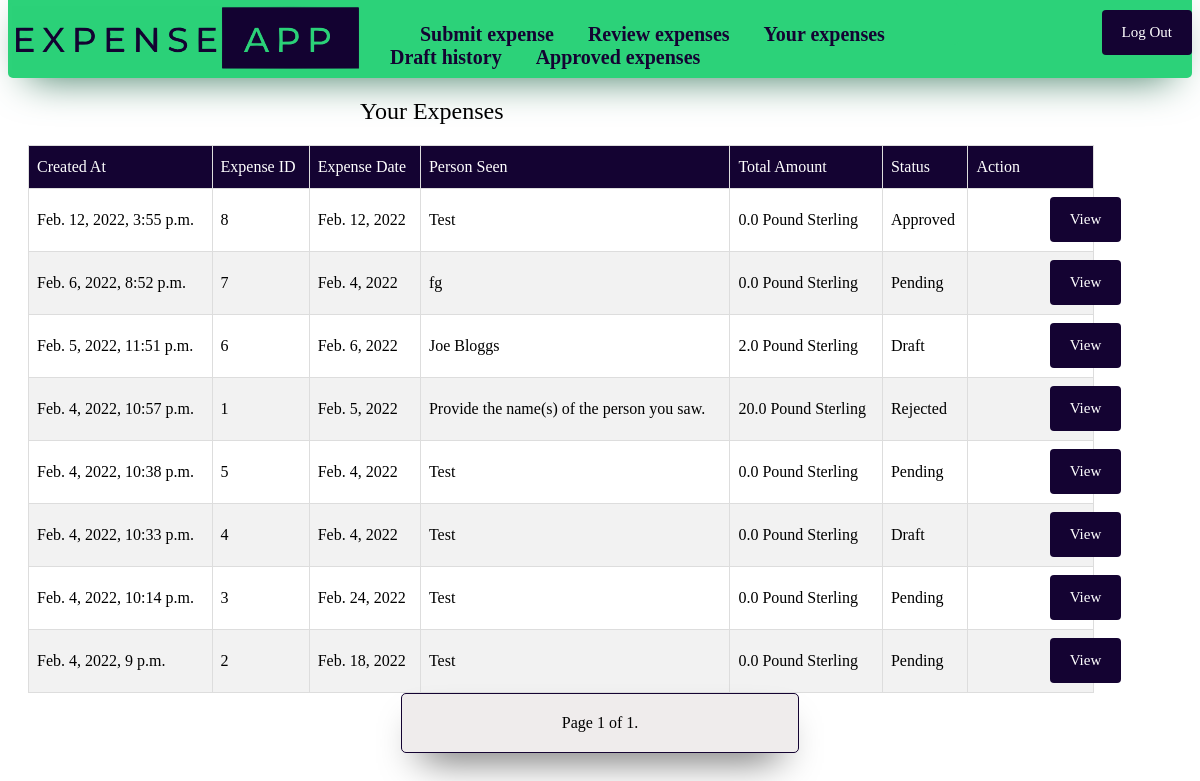
The page /history/ (signed in) on the database as committed earlier.
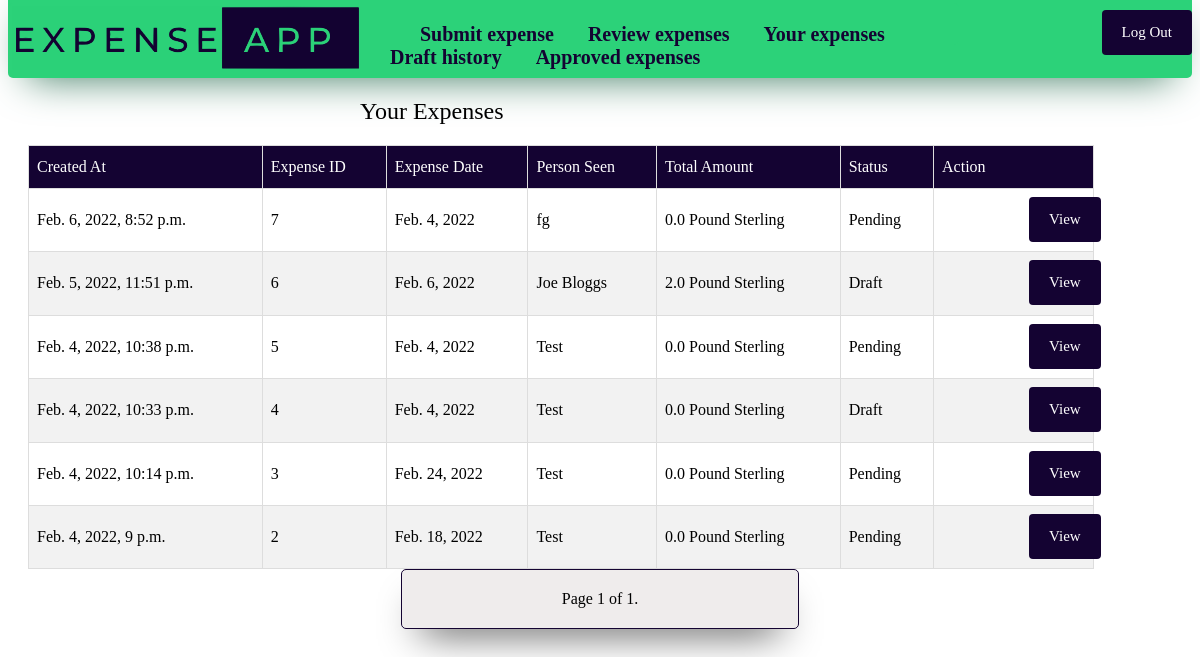
The same page on the database as committed later.
### expense_app/models.py (models this page shows)
class Expense(models.Model):
    Approved = "AP"
    Rejected = "RE"
    Draft = "DR"
    Pending = "PE"
    Accommodation = "AC"
    Subsistence = "SU"
    Mileage = "MI"
    Staff_entertainment = "SE"
    Client_entertainment = "CE"
    Other = "OH"
    Flights = "FL"
    Other_travel = "OT"
    Euro = "EU"
    GBP = "GB"
    USD = "US"
    SGD = "SG"
    AUD = "AU"
    CHF = "CH"
    HKD = "HK"
    Status_Type = [(Approved, "Approved"), (Rejected, "Rejected"), (Draft, "Draft"), (Pending, "Pending")]
    Claim_Type = [(Accommodation, "Accommodation"), (Client_entertainment, "Client entertainment (Incl VAT)"), (Flights, "Flights"), (Mileage, "Mileage"), (Other, "Other"), (Other_travel, "Other travel"), (Staff_entertainment, "Staff entertainment"), (Subsistence, "Subsistence")]
    Currency_Type = [(Euro, "Euro"), (GBP, "Pound Sterling"), (USD, "US Dollar"), (SGD, "Singaporean Dollar"), (AUD, "Australian Dollar"), (CHF, "Swiss Franc"), (HKD, "Hong Kong Dollar")]
    time = models.DateTimeField(auto_now = True, editable= False)
    expense_amount = models.FloatField(validators=[MinValueValidator(0.0)], default=0)
    VAT_amount = models.FloatField(validators=[MinValueValidator(0.0)], default=0)
    employee = models.ForeignKey(User, on_delete=models.CASCADE, default = id(User))
    catagory = models.CharField(max_length = 2, choices= Claim_Type, default = "OH")
    persons_seen = models.CharField(max_length = 50, blank=False)
    information = models.TextField(max_length = 500)
    status = models.CharField(max_length = 2, choices= Status_Type, default = "PE")
    manager = models.ForeignKey(User, on_delete=models.PROTECT, limit_choices_to={'groups__name': "Manager"}, related_name='manager', default = id(User))
    manager_comment = models.TextField(max_length = 500, blank= True)
    expense_date = models.DateField()
    currency = models.CharField(max_length = 2, choices = Currency_Type, default = "GB")
    document = models.FileField(upload_to='media', blank= True)
    class Meta:
        ordering = ["time"]

### expense_app/views.py (the view)
# urls.py: path('history/', views.ExpenseHistory.as_view(), name = "history"),
class ExpenseHistory(LoginRequiredMixin, ListView):
  model = Expense
  template_name = "expense_app/history.html"
  paginate_by = 10
  def get_queryset(self):
    return Expense.objects.filter(employee = self.request.user).order_by('-time')

### expense_app/templatetags/auth_extras.py (called while the page is built)
@register.filter(name='has_group')
def has_group(user, group_name):
    return user.groups.filter(name=group_name).exists()

### expense_app/templates/expense_app/history.html (shortened to what this page needs)
<!DOCTYPE html>
{% extends 'expense_app/base.html' %}
{% block content %}
<h2>Your Expenses</h2>
<table id="expense">
  <tr>
    <th>Created At</th>
    <th>Expense ID</th>
    <th>Expense Date</th>
    <th>Person Seen</th>
    <th>Total Amount </th>
    <th>Status</th>
    <th>Action</th>
  </tr>
  {% for expense in object_list %}
    <tr>
        <td>{{expense.time}}</td>
        <td>{{expense.id}}</td>
        <td>{{expense.expense_date}}</td>
        <td>{{expense.persons_seen}}</td>
        <td>{{expense.VAT_amount}} {{expense.get_currency_display}}</td>
        <td>{{expense.get_status_display}}</td>
        <td><a href="{% url 'expenseview' expense.id %}"><button>View</button></a></td>
    </tr>
  {% endfor %}
</table>
<div class="pagination">
  <span class="step-links">
      <span class="current">
          Page {{ page_obj.number }} of {{ page_obj.paginator.num_pages }}.
      </span>
  </span>
</div>
{% endblock %}

### expense_app/templates/expense_app/base.html (shortened to what this page needs)
<!DOCTYPE html>
{% load auth_extras %}
<html>
  <head>
  </head>
  <body>
    <div class="topnav" id="pageTopNav">
      <div id="links">
        <a href="{% url 'home' %}"><img id="logo" src = '/static/images/expense_logo.svg'></a>
        <a href="{% url 'submission' %}">Submit expense</a>
        {% if request.user|has_group:"Manager" or  request.user.is_superuser %}
        <a href="{% url 'review' %}">Review expenses</a>
        {% endif %}
        <a href="{% url 'history' %}">Your expenses</a>
        <a href="{% url 'drafts' %}">Draft history</a>
        {% if request.user.is_superuser %}
        <a href="{% url 'accepted' %}">Approved expenses</a>
        {% endif %}
        </div>
        <a href="{% url 'logout' %}"><button style = "float: right;  margin-top: -55px;">Log Out</button></a>
      </div>
    {% block content %}
    {% endblock %}
  </body>
</html>

### expense_app/templates/expense_app/base.html (style rules this page uses)
* { font-family: Verdana; font-weight: Normal; }
table { border-collapse: collapse; width: 90%; margin-left: 20px; }
td, th { border: 1px solid #ddd; padding: 8px; }
tr:nth-child(even) { background-color: #f2f2f2; }
th { padding-top: 12px; padding-bottom: 12px; text-align: left; background-color: #140332; color: white; }
button, input[type=submit] { background-color: #140332; color: white; padding: 14px 20px; margin-left: 40%; margin-top: 0%; margin-bottom: 1%; border: none; border-radius: 4px; cursor: pointer; font-size: 15px ; }
div { border-radius: 5px; background-color: #e4dede93; padding: 20px; text-align: center; width: 30%; margin: auto; border: solid 1px #140332; z-index: 1; box-shadow: 0px 20px 40px -20px black; }
.topnav { background-color: #2cd279ff; height: 70px; padding: 0px; text-align: left; margin-top: -30px; margin-bottom: 10px; padding-top: 30px; padding-bottom: -60px; width: 100%; border: none; box-shadow: 0px 20px 40px -20px #3C7B61; }
#links { height: 20px; background-color: #2cd279ff; padding: 2px; text-align: Left; margin-right: -10px; margin-top: -5px; margin-bottom: 20px; padding-top: 20px; padding-bottom: -30px; width: 80%; border: none; box-shadow: none; margin-left: 0px; }
#logo { width:350px; height: 200px; margin: auto; z-index: 6; float: left; margin-top: -85px; }
a { margin-left: 30px; margin-top: 20px; padding-top: 20px; text-decoration: None; font-weight: bold; font-size: 20px; color:#140332; }

Rows that differ between the two databases and show on the page:
removed Expense: time "Feb. 12, 2022, 3:55 p.m.", id "8", expense_date "Feb. 12, 2022", persons_seen "Test", VAT_amount "0.0", currency "Pound Sterling", status "Approved"
removed Expense: time "Feb. 4, 2022, 10:57 p.m.", id "1", expense_date "Feb. 5, 2022", persons_seen "Provide the name(s) of the person you saw.", VAT_amount "20.0", currency "Pound Sterling", status "Rejected"
